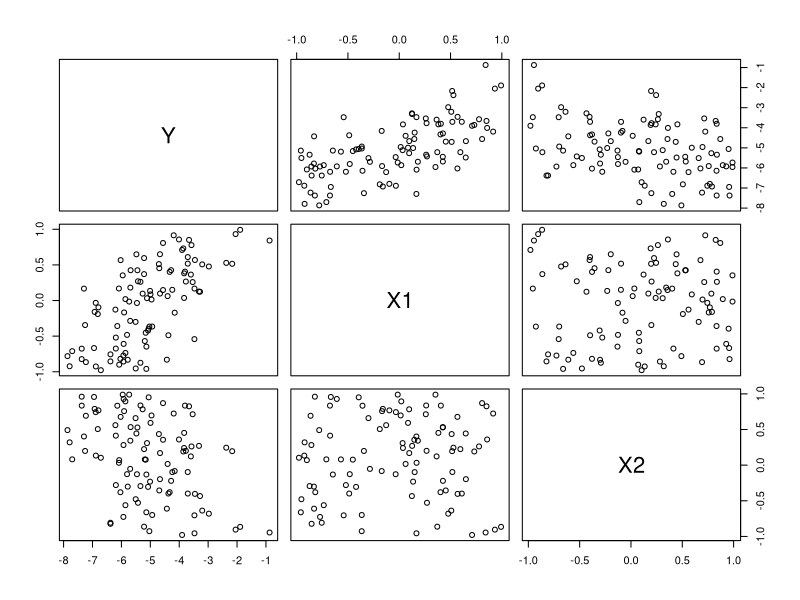

Generate this figure with R: (Note: this script raises an error after producing the figure.)
## ---- chunk 1
set.seed(1000)
## ---- chunk 2
n = 100
beta0 = -5
beta1 = 2
beta2 = -1
X1 = runif(n,min=-1,max=1)
X2 = runif(n,min=-1,max=1)
epsilon = rnorm(n)
Y = beta0 + beta1*X1 + beta2*X2 + epsilon
## ---- chunk 3
pairs(Y ~ X1 + X2)
## ---- chunk 4
lm.fit = lm(Y ~ X1 + X2)
summary(lm.fit)
## ---- chunk 5
predict(lm.fit, newdata=data.frame(X1=1,X2=9))
## ---- chunk 6
# generate data
n = 100
beta0 = -5
beta1 = 2
beta2 = -1
X1 = runif(n,min=-1,max=1)
X2 = runif(n,min=-1,max=1)
epsilon = rnorm(n)
Y = beta0 + beta1*X1/(beta2+X2) + epsilon

# estimate linear regression model
lm.fit = lm(Y ~ X1 + X2)
summary(lm.fit)
## ---- chunk 7
# estimate regression tree
tree.fit = rpart(Y ~ X1 + X2)

# plot the estimated tree
plot(tree.fit, uniform=TRUE, margin=.05)
text(tree.fit)
## ---- chunk 8
# estimate regression tree
tree.fit = rpart(Y ~ X1 + X2)

# plot the estimated tree
plot(tree.fit, uniform=TRUE, margin=.05)
text(tree.fit, digits=4)
## ---- chunk 9
predict(tree.fit, newdata=data.frame(X1=1,X2=9))
## ---- chunk 10
n = 100
beta0 = -5
beta1 = 2
beta2 = -1
X1 = runif(n,min=-1,max=1)
X2 = runif(n,min=-1,max=1)
epsilon = rnorm(n)
Y = beta0 + beta1*X1 + beta2*X2 + epsilon
train = data.frame(Y=Y[1:70], X1=X1[1:70], X2=X2[1:70])
test = data.frame(Y=Y[71:100], X1=X1[71:100], X2=X2[71:100])
## ---- chunk 11
# estimate linear regression model
lm.fit = lm(Y ~ X1 + X2, data=train)

# estimate regression tree model
tree.fit = rpart(Y ~ X1 + X2, data=train)
## ---- chunk 12
# linear regression model
lm.predict = predict(lm.fit, newdata=test)
lm.rmse = sqrt(mean((lm.predict-test$Y)^2))
lm.rmse
## ---- chunk 13
# regression tree model
tree.predict = predict(tree.fit, newdata=test)
tree.rmse = sqrt(mean((tree.predict - test$Y)^2))
tree.rmse
## ---- chunk 14
set.seed(100)
## ---- chunk 15
n = 100
beta0 = -5
beta1 = 2
beta2 = -1
X1 = runif(n,min=-1,max=1)
X2 = runif(n,min=-1,max=1)
epsilon = rnorm(n)
Y = beta0 + beta1*X1/(beta2+X2) + epsilon
train = data.frame(Y=Y[1:70], X1=X1[1:70], X2=X2[1:70])
test = data.frame(Y=Y[71:100], X1=X1[71:100], X2=X2[71:100])
## ---- chunk 16
# linear regression model
lm.fit = lm(Y ~ X1 + X2, data=train)
lm.predict = predict(lm.fit, newdata=test)
lm.rmse = sqrt(mean((lm.predict - test$Y)^2))
lm.rmse
## ---- chunk 17
# regression tree model
tree.fit = rpart(Y ~ X1 + X2, data=train)
tree.predict = predict(tree.fit, newdata=test)
tree.rmse = sqrt(mean((tree.predict - test$Y)^2))
tree.rmse
